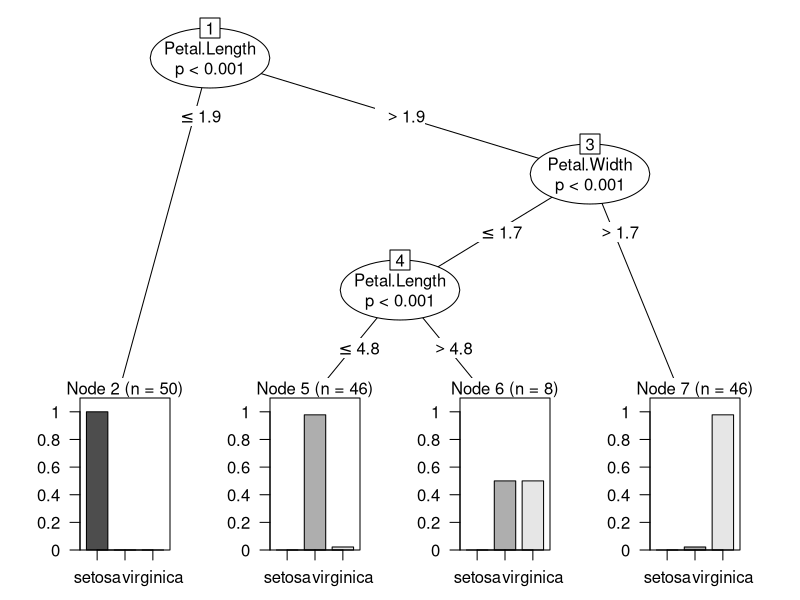

Generate this figure with R:
library(party)

data = iris

ctree(Species~.,data)

input.dat = data
output.tree <- ctree(Species~., data = input.dat)
plot(output.tree)
